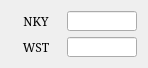
   <widget class="QWidget" name="gridLayoutWidget_8">
    <property name="enabled">
     <bool>true</bool>
    </property>
    <property name="geometry">
     <rect>
      <x>10</x>
      <y>70</y>
      <width>128</width>
      <height>61</height>
     </rect>
    </property>
    <layout class="QGridLayout" name="gridLayout_9">
     <item row="1" column="0">
      <widget class="QLabel" name="label_37">
       <property name="enabled">
        <bool>true</bool>
       </property>
       <property name="sizePolicy">
        <sizepolicy hsizetype="Fixed" vsizetype="Fixed">
         <horstretch>0</horstretch>
         <verstretch>0</verstretch>
        </sizepolicy>
       </property>
       <property name="minimumSize">
        <size>
         <width>50</width>
         <height>20</height>
        </size>
       </property>
       <property name="maximumSize">
        <size>
         <width>50</width>
         <height>20</height>
        </size>
       </property>
       <property name="font">
        <font>
         <family>Serif</family>
         <pointsize>9</pointsize>
        </font>
       </property>
       <property name="text">
        <string>WST</string>
       </property>
       <property name="alignment">
        <set>Qt::AlignCenter</set>
       </property>
      </widget>
     </item>
     <item row="0" column="0">
      <widget class="QLabel" name="label_38">
       <property name="enabled">
        <bool>true</bool>
       </property>
       <property name="sizePolicy">
        <sizepolicy hsizetype="Fixed" vsizetype="Fixed">
         <horstretch>0</horstretch>
         <verstretch>0</verstretch>
        </sizepolicy>
       </property>
       <property name="minimumSize">
        <size>
         <width>50</width>
         <height>20</height>
        </size>
       </property>
       <property name="maximumSize">
        <size>
         <width>50</width>
         <height>20</height>
        </size>
       </property>
       <property name="font">
        <font>
         <family>Serif</family>
         <pointsize>9</pointsize>
        </font>
       </property>
       <property name="text">
        <string>NKY</string>
       </property>
       <property name="alignment">
        <set>Qt::AlignCenter</set>
       </property>
      </widget>
     </item>
     <item row="1" column="1">
      <widget class="QLineEdit" name="LE_JOINT_WST">
       <property name="enabled">
        <bool>true</bool>
       </property>
       <property name="sizePolicy">
        <sizepolicy hsizetype="Fixed" vsizetype="Fixed">
         <horstretch>0</horstretch>
         <verstretch>0</verstretch>
        </sizepolicy>
       </property>
       <property name="minimumSize">
        <size>
         <width>70</width>
         <height>20</height>
        </size>
       </property>
       <property name="maximumSize">
        <size>
         <width>70</width>
         <height>20</height>
        </size>
       </property>
       <property name="font">
        <font>
         <family>Serif</family>
         <pointsize>9</pointsize>
        </font>
       </property>
       <property name="alignment">
        <set>Qt::AlignRight|Qt::AlignTrailing|Qt::AlignVCenter</set>
       </property>
       <property name="readOnly">
        <bool>true</bool>
       </property>
      </widget>
     </item>
     <item row="0" column="1">
      <widget class="QLineEdit" name="LE_JOINT_NKY">
       <property name="enabled">
        <bool>true</bool>
       </property>
       <property name="sizePolicy">
        <sizepolicy hsizetype="Fixed" vsizetype="Fixed">
         <horstretch>0</horstretch>
         <verstretch>0</verstretch>
        </sizepolicy>
       </property>
       <property name="minimumSize">
        <size>
         <width>70</width>
         <height>20</height>
        </size>
       </property>
       <property name="maximumSize">
        <size>
         <width>70</width>
         <height>20</height>
        </size>
       </property>
       <property name="font">
        <font>
         <family>Serif</family>
         <pointsize>9</pointsize>
        </font>
       </property>
       <property name="alignment">
        <set>Qt::AlignRight|Qt::AlignTrailing|Qt::AlignVCenter</set>
       </property>
       <property name="readOnly">
        <bool>true</bool>
       </property>
      </widget>
     </item>
    </layout>
   </widget>
